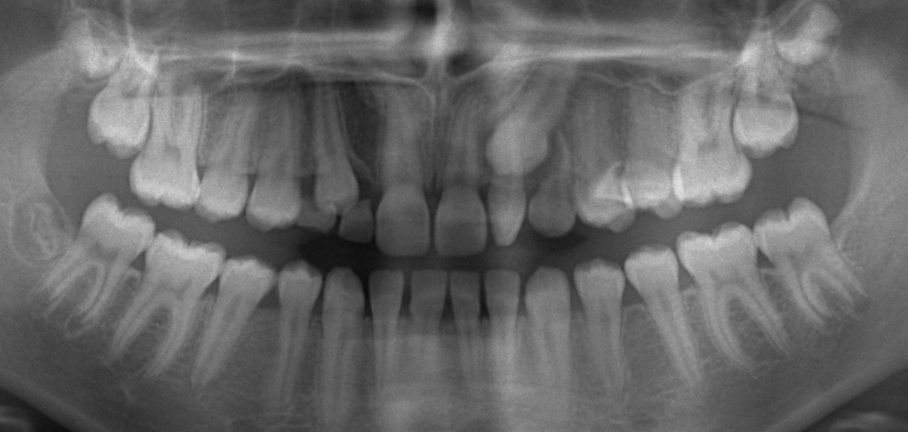
#> input picture _Data/Radiographs/extra/Cropped/15_cropped.tif, 1816 x 864 px (shown at 1/2 size); its folder holds only this picture in this run
$ python preprocess.py   (Python 2 division)
#> lines starting #> are read from the running program, lines starting #| are printed output that depends on the picture; after the words box and inside, x2 and y2 are one past the last pixel; in counts of white or black regions, pixels touching at a corner belong together; long printed decimals are rounded
'''
Pre-processing of the radiograph
'''


import cv2
import cv2.cv as cv
import numpy as np
import numpy.ma as ma
import matplotlib.pyplot as plt
import math
import PIL
from PIL import Image
import sys
import datetime
from PIL import ImageFilter
import fnmatch
import os


if __name__ == '__main__':

    directoryExtra = '_Data/Radiographs/extra/Cropped/'
    directoryNormal = '_Data/Radiographs/'
    save = True

    for filename in fnmatch.filter(os.listdir(directoryExtra),'*.tif'):
        file_in = directoryExtra+filename
        #file_in = directoryExtra+'22_cropped.tif'
        directory_out = directoryExtra + '/Preprocess/'
        '''Load image and resize it to see it better'''
        gray = cv2.imread(file_in,cv2.IMREAD_GRAYSCALE)
#> gray is the input picture: shape (864, 1816); min 7, max 227, mean 103.9
        plt.close('all')

        print gray.shape
#| (864, 1816)
        length = 1000
        r = float(length) / gray.shape[1]
#> r = 0.551
        dim = (length, int(gray.shape[0] * r))
#> dim = (1000, 475)
        gray = cv2.resize(gray, dim, interpolation = cv2.INTER_AREA)
#> gray: shape (475, 1000)
        print gray.shape
#| (475, 1000)

        width = 100
        gray = gray[(int(dim[1]/2)-100):(int(dim[1]/2)+100),(int(dim[0]/2)-width):(int(dim[0]/2)+width)]
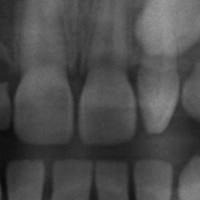
#> gray: shape (200, 200); min 9, max 156, mean 75.6
        cv2.imshow('window',gray)

        denoised = cv2.fastNlMeansDenoising(gray,None,8,7,21)
        #cv2.imwrite('_Data/Radiographs/01_chopped_denoised.tif',denoised)
        #denoised = cv2.imread('_Data/Radiographs/01_chopped_denoised.tif',cv2.IMREAD_GRAYSCALE)
        #denoised = gray.copy()
        print 'here'
        plt.figure(0)
        plt.subplot(211)
        plt.title('Original image')
        plt.imshow(gray,cmap='gray')
        plt.subplot(212)
        plt.title('Denoised image')
        plt.imshow(denoised,cmap='gray')
        plt.show()
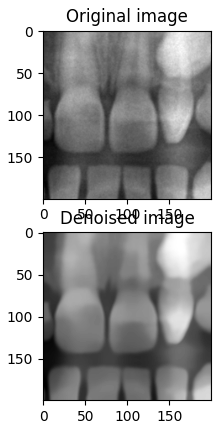
#> figure drawn by matplotlib, 2 panels
        if save == True:
            plt.savefig(directory_out+filename[:len(filename)-4]+'_figure00.tif')
        gray=denoised


        #With resized full image, the canny parameters are 10 and 110
        #With jaw non-resized, they are 5,35
        edges = cv2.Canny(gray,10,35)
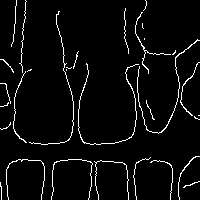
#> edges: shape (200, 200); 4.4% white in thin lines or dots
        kernel = cv2.getStructuringElement(cv2.MORPH_RECT,(3,3))
        dilation = cv2.dilate(edges,kernel,iterations=1)
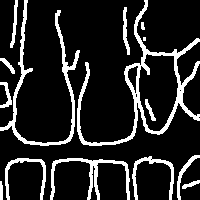
#> dilation: shape (200, 200); 14.8% white; 15 white regions (1 under 20 px), largest, box (x1, y1, x2, y2) and area: (77, 0, 200, 146) 2138, (0, 0, 80, 146) 1332, (50, 158, 130, 200) 727
        masked = cv2.bitwise_and(gray,dilation)
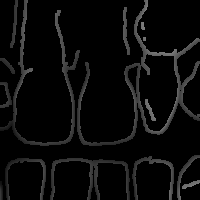
#> masked: shape (200, 200); min 0, max 125, mean 9.9

        cv2.imwrite(directory_out + '/Dilation/'+filename,dilation)
        cv2.imwrite(directory_out + '/Edges/'+filename,edges)


        plt.figure(1)
        plt.subplot(221)
        plt.title('Original image')
        plt.imshow(gray,cmap='gray')
        plt.subplot(222)
        plt.title('Canny edged detected image')
        plt.imshow(edges, cmap='gray')
        plt.subplot(223)
        plt.title('Morphologically dilated edges')
        plt.imshow(dilation, cmap = 'gray')
        plt.subplot(224)
        plt.title('Masked radiograph')
        plt.imshow(masked, cmap = 'gray')
        plt.show()
        if save == True:
            plt.savefig(directory_out+filename[:len(filename)-4]+'_figure01.tif')


        nonZeroValues = masked[np.nonzero(masked)]
#> nonZeroValues = 5919 values, max 125 at index 349, min 15 at index 5242, mean 66.91
        threshold = np.mean(nonZeroValues)
#> threshold = 66.91
        print threshold
#| 66.907

        '''
        gray.shape gives (y-axis, x-axis)
        dim gives (x-axis, y-axis)
        CARFEFUL WITH USE!!
        '''

        difference=1000
        x=0

        countForeground = 0
        countBackground = 0
        meanForeground = 0
        meanBackground = 0


        while abs(difference)>0.0001:
            countForeground = 0
            countBackground = 0
            meanForeground = 0
            meanBackground = 0
            print 'Done ', x, ' times'
            x+=1

            masked2 = ma.masked_greater(gray,threshold)
            meanBackground = masked2.mean()
            other = gray[masked2.mask]
            meanForeground = other.mean()
            countBackground = masked2.count()
            countForeground = gray.shape[0]*gray.shape[1] - countBackground

            difference = threshold - (meanForeground + meanBackground) / 2.0
            threshold = (meanForeground + meanBackground) / 2.0

            print 'threshold iteration ', threshold
#> this loop made 10 passes
#> (meanBackground, meanForeground, countBackground, countForeground, difference, threshold) on passes 1 to 10: (49.82, 89.18, 13791, 26209, -2.59, 69.5), (53.01, 91.82, 16704, 23296, -2.91, 72.41), (55.15, 94.07, 18968, 21032, -2.19, 74.61), (56.32, 95.41, 20260, 19740, -1.26, 75.87), (56.97, 96.2, 20992, 19008, -0.719, 76.58), (57.81, 97.29, 21965, 18035, -0.966, 77.55), (58.58, 98.38, 22882, 17118, -0.928, 78.48), (59.09, 99.13, 23494, 16506, -0.631, 79.11), (59.54, 99.82, 24041, 15959, -0.572, 79.68), (59.54, 99.82, 24041, 15959, 0, 79.68)
#| threshold iteration  69.502
#| threshold iteration  72.414
#| threshold iteration  74.608
#| threshold iteration  75.866
#| threshold iteration  76.585
#| threshold iteration  77.551
#| threshold iteration  78.479
#| threshold iteration  79.110
#> (further printed lines are left out)
#> after the loop, x = 10

        '''
        binarized = np.zeros((gray.shape[0],gray.shape[1]),dtype=np.uint8)

        for i in range(gray.shape[0]):
            for j in range(gray.shape[1]):
                if gray[i,j]>=threshold:
                    binarized[i,j]=255
                else:
                    binarized[i,j]=0
        '''
        #cv2.imshow('binarized',binarized)

        ret, imgThreshold = cv2.threshold(gray,threshold,1,cv2.THRESH_BINARY)
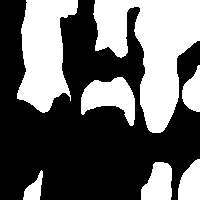
#> imgThreshold: shape (200, 200); values 0 (black) and 1 (white), 39.9% white; 7 white regions, largest, box (x1, y1, x2, y2) and area: (93, 0, 200, 133) 7482, (17, 0, 78, 113) 4472, (81, 77, 135, 126) 1512
#> ret = 79

        imgThreshold=imgThreshold.astype(bool)
        maskedThreshold = np.copy(gray)
        maskedThreshold[~imgThreshold] = 0

        #If the C constant is bigger than 0, more white areas are detected

        imgAdaptive = cv2.adaptiveThreshold(maskedThreshold,1,
                cv2.ADAPTIVE_THRESH_MEAN_C,cv2.THRESH_BINARY,51,0)
#> imgAdaptive: shape (200, 200); values 0 (black) and 1 (white), 38.2% white; 8 white regions, largest, box (x1, y1, x2, y2) and area: (135, 0, 200, 133) 5198, (17, 0, 78, 113) 4472, (93, 0, 128, 58) 1605

        imgAdaptiveGaussian = cv2.adaptiveThreshold(maskedThreshold,1,
                cv2.ADAPTIVE_THRESH_GAUSSIAN_C,cv2.THRESH_BINARY,51,0)
#> imgAdaptiveGaussian: shape (200, 200); values 0 (black) and 1 (white), 37.7% white; 9 white regions, largest, box (x1, y1, x2, y2) and area: (134, 0, 200, 133) 4971, (17, 0, 78, 113) 4323, (93, 0, 139, 58) 1736

        plt.figure(2)
        plt.subplot(221)
        plt.title('Original image')
        plt.imshow(gray,cmap='gray')
        plt.subplot(222)
        plt.title('Iteratively thresholded image')
        plt.imshow(imgThreshold,cmap='gray')
        plt.subplot(223)
        plt.title('Adaptatively mean threshold \n on masked iterative threshold')
        plt.imshow(imgAdaptive,cmap='gray')
        plt.subplot(224)
        plt.title('Adaptatively Gaussian threshold \n masked iterative threshold')
        plt.imshow(imgAdaptiveGaussian,cmap='gray')
        plt.show()
        if save == True:

            plt.savefig(directory_out+filename[:len(filename)-4]+'_figure02.tif')


        imgAdaptive = imgAdaptive.astype(bool)
        imgAdaptiveGaussian = imgAdaptiveGaussian.astype(bool)

        maskedAdaptiveMean = np.copy(gray)
        maskedAdaptiveGaussian = np.copy(gray)
        maskedAdaptiveMean[~imgAdaptive] = 0
        maskedAdaptiveGaussian[~imgAdaptiveGaussian] = 0
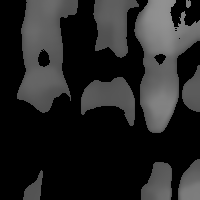
#> maskedAdaptiveGaussian: shape (200, 200); min 0, max 145, mean 37.3

        plt.figure(3)
        plt.subplot(221)
        plt.title('Original image')
        plt.imshow(gray,cmap='gray')
        plt.subplot(222)
        plt.title('Masked thrsholded image')
        plt.imshow(maskedThreshold,cmap='gray')
        plt.subplot(223)
        plt.title('Masked adaptative threshold mean image')
        plt.imshow(maskedAdaptiveMean,cmap='gray')
        plt.subplot(224)
        plt.title('Masked adaptative threshold Gaussian image')
        plt.imshow(maskedAdaptiveGaussian,cmap='gray')
        plt.show()
        if save == True:

            plt.savefig(directory_out+filename[:len(filename)-4]+'_figure03.tif')

        print maskedThreshold.shape
#| (200, 200)
        #sys.exit()
        #cv2.waitKey()

$ run again, on _Data/Radiographs/extra/Cropped/20_cropped.tif
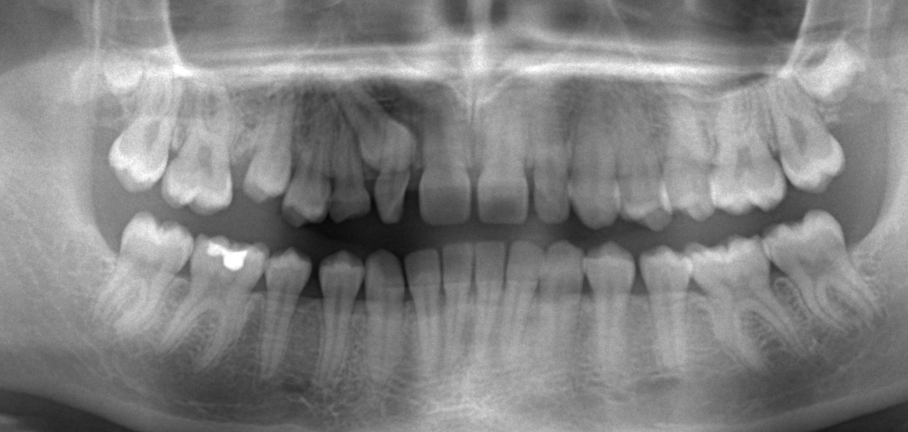
#> input picture _Data/Radiographs/extra/Cropped/20_cropped.tif, 1816 x 864 px (shown at 1/2 size)
#> gray is the input picture: shape (864, 1816); min 3, max 255, mean 129.7
#| (864, 1816)
#| (475, 1000)
#> `edges = cv2.Canny(gray,10,35)`:
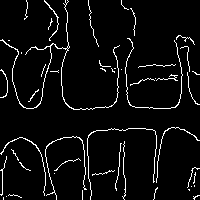
#> edges: shape (200, 200); 5.2% white in thin lines or dots
#> dilation: shape (200, 200); 17.8% white; 18 white regions, largest, box (x1, y1, x2, y2) and area: (0, 0, 123, 111) 1976, (0, 126, 200, 200) 1864, (124, 34, 200, 110) 1273
#> nonZeroValues = 7123 values, max 149 at index 536, min 21 at index 2861, mean 88.73
#> `threshold = np.mean(nonZeroValues)`: threshold = 88.73
#| 88.734
#> the loop `while abs(difference)>0.0001:` made 5 passes
#> (meanBackground, meanForeground, countBackground, countForeground, difference, threshold) on passes 1 to 5: (61.97, 119.4, 16411, 23589, -1.98, 90.71), (63.09, 120.3, 17101, 22899, -1.01, 91.72), (63.55, 120.7, 17392, 22608, -0.422, 92.14), (64.1, 121.2, 17731, 22269, -0.491, 92.63), (64.1, 121.2, 17731, 22269, 0, 92.63)
#> (printed output is left out)
#> after the loop `while abs(difference)>0.0001:`: x = 5
#> imgThreshold: shape (200, 200); values 0 (black) and 1 (white), 55.7% white; 4 black regions (1 under 20 px), largest, box (x1, y1, x2, y2) and area: (0, 0, 200, 200) 17470, (0, 0, 20, 11) 181, (119, 149, 124, 174) 77
#> ret = 92
#> imgAdaptive: shape (200, 200); values 0 (black) and 1 (white), 46.9% white; 9 white regions (1 under 20 px), largest, box (x1, y1, x2, y2) and area: (122, 0, 182, 105) 4294, (63, 0, 120, 86) 3669, (88, 131, 155, 200) 3394
#> imgAdaptiveGaussian: shape (200, 200); values 0 (black) and 1 (white), 44.8% white; 11 white regions (2 under 20 px), largest, box (x1, y1, x2, y2) and area: (121, 0, 182, 105) 3722, (88, 131, 155, 200) 3473, (63, 0, 119, 86) 3184
#> `maskedAdaptiveGaussian[~imgAdaptiveGaussian] = 0`:
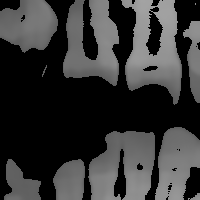
#> maskedAdaptiveGaussian: shape (200, 200); min 0, max 163, mean 53.7
#| (200, 200)
